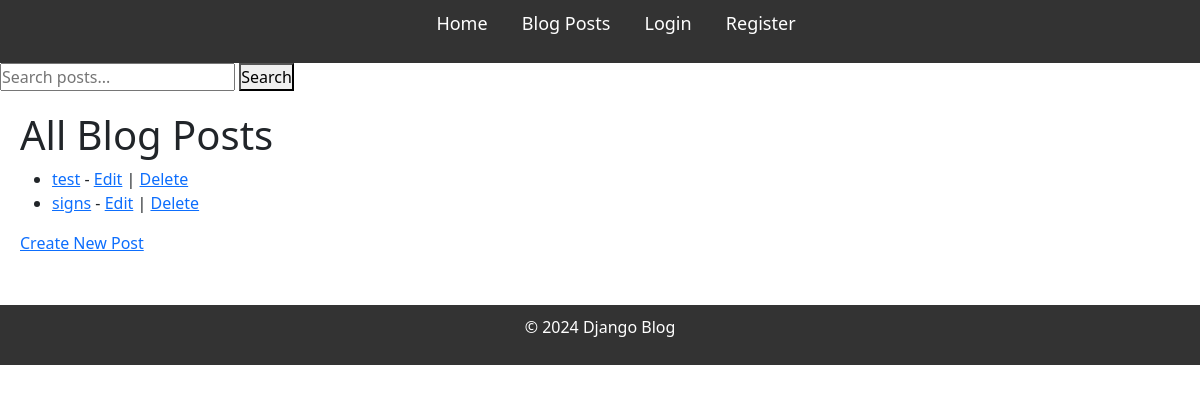
/posts/, run on an earlier commit of the app's database.
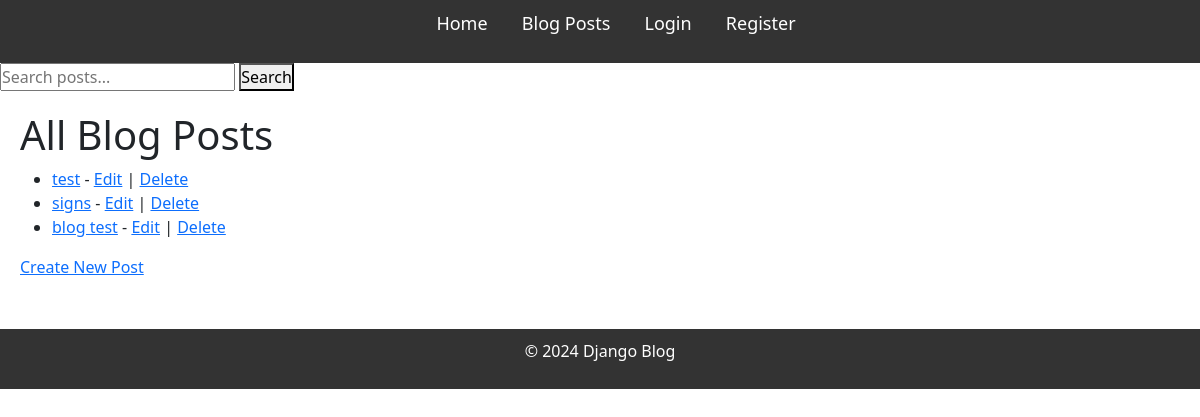
And on a later commit of the database.
### blog/models.py (models this page shows, shortened)
class Post(models.Model):
    title = models.CharField(max_length=100)
    content = models.TextField()
    published_date = models.DateTimeField(auto_now_add=True)
    author = models.ForeignKey(User, on_delete=models.CASCADE, related_name='posts')
    tags = TaggableManager(related_name="post_tags")

### blog/views.py (the view)
# urls.py: path('posts/', views.PostListView.as_view(), name='post_list'),
class PostListView(ListView):
    model = Post
    template_name = 'blog/posts.html'
    context_object_name = 'posts'
    def get_queryset(self):
        tag_name = self.kwargs.get('tag_name')
        if tag_name:
            return Post.objects.filter(tags__name=tag_name)
        return Post.objects.all()

### blog/templates/blog/posts.html
{% extends "base.html" %}
{% block content %}
<h1>All Blog Posts</h1>
<ul>
    {% for post in posts %}
        <li>
            <a href="{% url 'post_detail' post.pk %}">{{ post.title }}</a> -
            <a href="{% url 'post_edit' post.pk %}">Edit</a> |
            <a href="{% url 'post_delete' post.pk %}">Delete</a>
        </li>
    {% endfor %}
</ul>
<a href="{% url 'post_create' %}">Create New Post</a>
{% endblock %}

What changed in the data, as far as the page shows it:
added Post: title "blog test"
